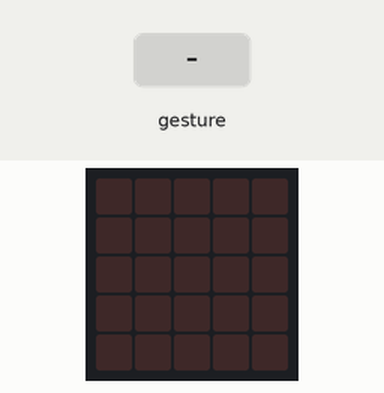
This program was run on a simulated BBC micro:bit (MakeCode). Shown: the board's 5×5 LED display. The inputs (shaded band) are chosen by the test bench. Random numbers come from a fixed seed; a tilt is held for 1.5 s and a shake lasts 1 s, then the board lies face up again.

Above: at 1.2 s.
1.3 s: gesture 'shake'
At 1.8 s:
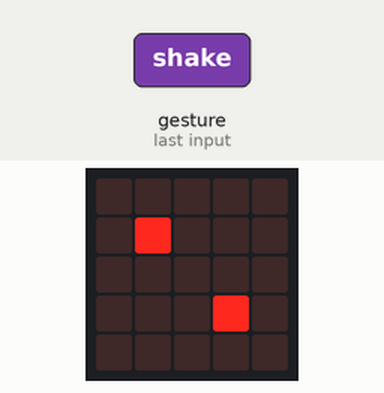
3.0 s: gesture 'shake'
At 4.3 s:
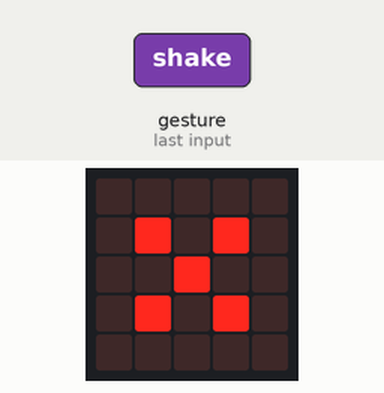
4.7 s: gesture 'shake'
At 5.5 s:
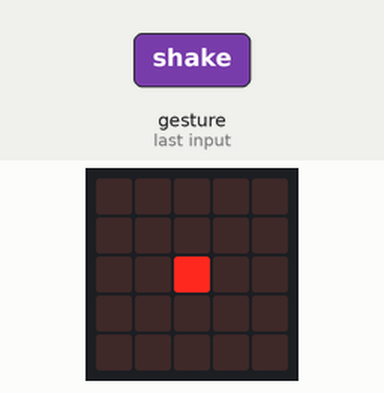
6.4 s: gesture 'shake'
At 8.0 s:
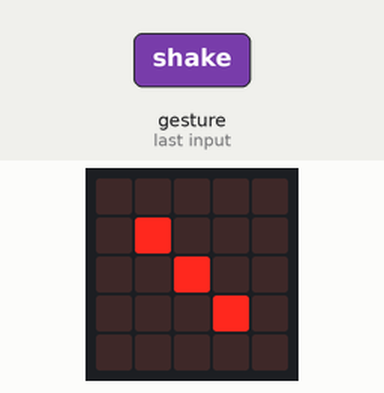
Timing chart, 0 to 9.1 s (numbered marks = the images above; inputs shaded):
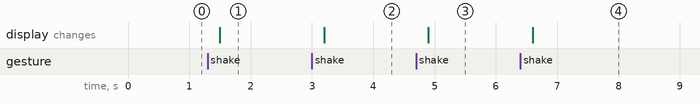

Measured:
- after the input at 1.3 s, the display: changes after 0.20 s (image 1)
- after the input at 3.0 s, the display: changes after 0.20 s (image 2)
- after the input at 4.7 s, the display: changes after 0.20 s (image 3)
- after the input at 6.4 s, the display: changes after 0.20 s (image 4)

The program:

main.ts
```typescript
input.onGesture(Gesture.Shake, function () {
    [
    images.createImage(`
        . . . . .
        . . . . .
        . . # . .
        . . . . .
        . . . . .
        `),
    images.createImage(`
        . . . . .
        . # . . .
        . . . . .
        . . . # .
        . . . . .
        `),
    images.createImage(`
        . . . . .
        . # . . .
        . . # . .
        . . . # .
        . . . . .
        `),
    images.createImage(`
        . . . . .
        . # . # .
        . . . . .
        . # . # .
        . . . . .
        `),
    images.createImage(`
        . . . . .
        . # . # .
        . . # . .
        . # . # .
        . . . . .
        `),
    images.createImage(`
        . . . . .
        # # . # #
        # # . # #
        . # # # .
        # . . . #
        `)
    ]._pickRandom().showImage(0)
})
```

test.ts
```typescript
// 在此处测试；当此软件包作为插件使用时，将不会编译此软件包。
```
